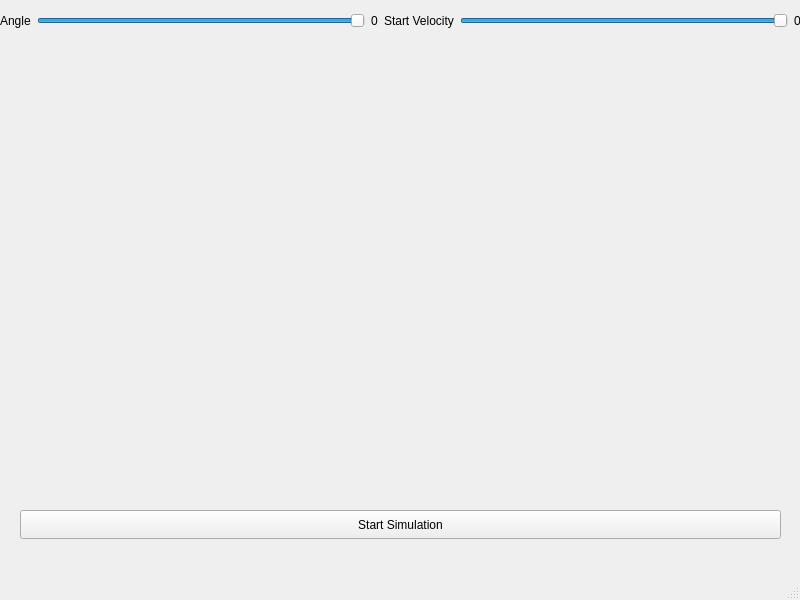
<?xml version="1.0" encoding="UTF-8"?>
<ui version="4.0">
 <class>MainWindow</class>
 <widget class="QMainWindow" name="MainWindow">
  <property name="geometry">
   <rect>
    <x>0</x>
    <y>0</y>
    <width>800</width>
    <height>600</height>
   </rect>
  </property>
  <property name="windowTitle">
   <string>Kommet</string>
  </property>
  <widget class="QWidget" name="centralwidget">
   <widget class="CometWidget" name="widget" native="true">
    <property name="geometry">
     <rect>
      <x>20</x>
      <y>40</y>
      <width>761</width>
      <height>471</height>
     </rect>
    </property>
   </widget>
   <widget class="QWidget" name="horizontalLayoutWidget">
    <property name="geometry">
     <rect>
      <x>0</x>
      <y>0</y>
      <width>801</width>
      <height>41</height>
     </rect>
    </property>
    <layout class="QHBoxLayout" name="horizontalLayout">
     <item>
      <widget class="QLabel" name="label_1">
       <property name="text">
        <string>Angle</string>
       </property>
      </widget>
     </item>
     <item>
      <widget class="QSlider" name="sl_scale_1">
       <property name="minimum">
        <number>0</number>
       </property>
       <property name="maximum">
        <number>90</number>
       </property>
       <property name="value">
        <number>90</number>
       </property>
       <property name="orientation">
        <enum>Qt::Orientation::Horizontal</enum>
       </property>
      </widget>
     </item>
     <item>
      <widget class="QLabel" name="l_scale_1">
       <property name="text">
        <string>0</string>
       </property>
       <property name="margin">
        <number>4</number>
       </property>
      </widget>
     </item>
     <item>
      <widget class="QLabel" name="label">
       <property name="text">
        <string>Start Velocity</string>
       </property>
      </widget>
     </item>
     <item>
      <widget class="QSlider" name="sl_scale">
       <property name="value">
        <number>99</number>
       </property>
       <property name="orientation">
        <enum>Qt::Orientation::Horizontal</enum>
       </property>
      </widget>
     </item>
     <item>
      <widget class="QLabel" name="l_scale">
       <property name="text">
        <string>0</string>
       </property>
       <property name="margin">
        <number>4</number>
       </property>
      </widget>
     </item>
    </layout>
   </widget>
   <widget class="QPushButton" name="pushButton">
    <property name="geometry">
     <rect>
      <x>20</x>
      <y>510</y>
      <width>761</width>
      <height>29</height>
     </rect>
    </property>
    <property name="text">
     <string>Start Simulation</string>
    </property>
   </widget>
  </widget>
  <widget class="QMenuBar" name="menubar">
   <property name="geometry">
    <rect>
     <x>0</x>
     <y>0</y>
     <width>800</width>
     <height>20</height>
    </rect>
   </property>
  </widget>
  <widget class="QStatusBar" name="statusbar"/>
 </widget>
 <customwidgets>
  <customwidget>
   <class>CometWidget</class>
   <extends>QWidget</extends>
   <header location="global">cometwidget.h</header>
   <container>1</container>
  </customwidget>
 </customwidgets>
 <resources/>
 <connections>
  <connection>
   <sender>sl_scale</sender>
   <signal>valueChanged(int)</signal>
   <receiver>l_scale</receiver>
   <slot>setNum(int)</slot>
   <hints>
    <hint type="sourcelabel">
     <x>543</x>
     <y>45</y>
    </hint>
    <hint type="destinationlabel">
     <x>793</x>
     <y>39</y>
    </hint>
   </hints>
  </connection>
  <connection>
   <sender>sl_scale_1</sender>
   <signal>valueChanged(int)</signal>
   <receiver>l_scale_1</receiver>
   <slot>setNum(int)</slot>
   <hints>
    <hint type="sourcelabel">
     <x>296</x>
     <y>46</y>
    </hint>
    <hint type="destinationlabel">
     <x>353</x>
     <y>46</y>
    </hint>
   </hints>
  </connection>
 </connections>
</ui>
